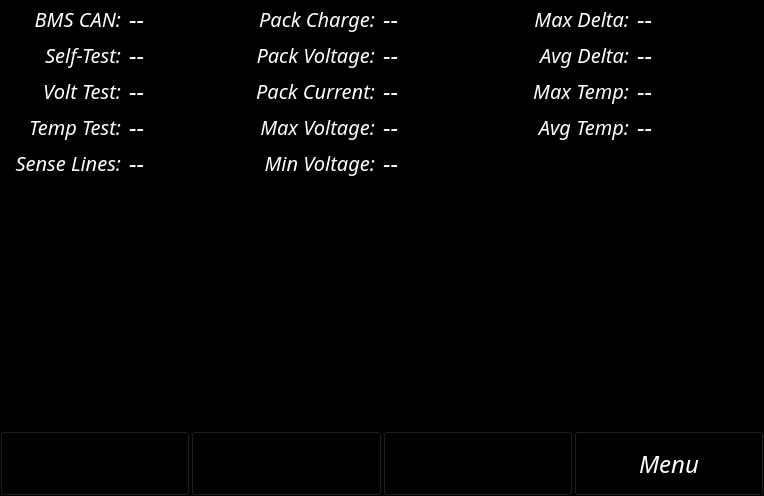
<?xml version="1.0" encoding="UTF-8"?>
<ui version="4.0">
 <class>ViewBms</class>
 <widget class="QWidget" name="ViewBms">
  <property name="geometry">
   <rect>
    <x>0</x>
    <y>0</y>
    <width>764</width>
    <height>496</height>
   </rect>
  </property>
  <property name="sizePolicy">
   <sizepolicy hsizetype="Ignored" vsizetype="Preferred">
    <horstretch>0</horstretch>
    <verstretch>0</verstretch>
   </sizepolicy>
  </property>
  <property name="palette">
   <palette>
    <active>
     <colorrole role="WindowText">
      <brush brushstyle="SolidPattern">
       <color alpha="255">
        <red>255</red>
        <green>255</green>
        <blue>255</blue>
       </color>
      </brush>
     </colorrole>
     <colorrole role="Button">
      <brush brushstyle="SolidPattern">
       <color alpha="255">
        <red>0</red>
        <green>0</green>
        <blue>0</blue>
       </color>
      </brush>
     </colorrole>
     <colorrole role="Light">
      <brush brushstyle="SolidPattern">
       <color alpha="255">
        <red>0</red>
        <green>0</green>
        <blue>0</blue>
       </color>
      </brush>
     </colorrole>
     <colorrole role="Midlight">
      <brush brushstyle="SolidPattern">
       <color alpha="255">
        <red>0</red>
        <green>0</green>
        <blue>0</blue>
       </color>
      </brush>
     </colorrole>
     <colorrole role="Dark">
      <brush brushstyle="SolidPattern">
       <color alpha="255">
        <red>0</red>
        <green>0</green>
        <blue>0</blue>
       </color>
      </brush>
     </colorrole>
     <colorrole role="Mid">
      <brush brushstyle="SolidPattern">
       <color alpha="255">
        <red>0</red>
        <green>0</green>
        <blue>0</blue>
       </color>
      </brush>
     </colorrole>
     <colorrole role="Text">
      <brush brushstyle="SolidPattern">
       <color alpha="255">
        <red>255</red>
        <green>255</green>
        <blue>255</blue>
       </color>
      </brush>
     </colorrole>
     <colorrole role="BrightText">
      <brush brushstyle="SolidPattern">
       <color alpha="255">
        <red>255</red>
        <green>255</green>
        <blue>255</blue>
       </color>
      </brush>
     </colorrole>
     <colorrole role="ButtonText">
      <brush brushstyle="SolidPattern">
       <color alpha="255">
        <red>255</red>
        <green>255</green>
        <blue>255</blue>
       </color>
      </brush>
     </colorrole>
     <colorrole role="Base">
      <brush brushstyle="SolidPattern">
       <color alpha="255">
        <red>0</red>
        <green>0</green>
        <blue>0</blue>
       </color>
      </brush>
     </colorrole>
     <colorrole role="Window">
      <brush brushstyle="SolidPattern">
       <color alpha="255">
        <red>0</red>
        <green>0</green>
        <blue>0</blue>
       </color>
      </brush>
     </colorrole>
     <colorrole role="Shadow">
      <brush brushstyle="SolidPattern">
       <color alpha="255">
        <red>0</red>
        <green>0</green>
        <blue>0</blue>
       </color>
      </brush>
     </colorrole>
     <colorrole role="AlternateBase">
      <brush brushstyle="SolidPattern">
       <color alpha="255">
        <red>0</red>
        <green>0</green>
        <blue>0</blue>
       </color>
      </brush>
     </colorrole>
     <colorrole role="ToolTipBase">
      <brush brushstyle="SolidPattern">
       <color alpha="255">
        <red>255</red>
        <green>255</green>
        <blue>220</blue>
       </color>
      </brush>
     </colorrole>
     <colorrole role="ToolTipText">
      <brush brushstyle="SolidPattern">
       <color alpha="255">
        <red>0</red>
        <green>0</green>
        <blue>0</blue>
       </color>
      </brush>
     </colorrole>
     <colorrole role="PlaceholderText">
      <brush brushstyle="SolidPattern">
       <color alpha="128">
        <red>255</red>
        <green>255</green>
        <blue>255</blue>
       </color>
      </brush>
     </colorrole>
    </active>
    <inactive>
     <colorrole role="WindowText">
      <brush brushstyle="SolidPattern">
       <color alpha="255">
        <red>255</red>
        <green>255</green>
        <blue>255</blue>
       </color>
      </brush>
     </colorrole>
     <colorrole role="Button">
      <brush brushstyle="SolidPattern">
       <color alpha="255">
        <red>0</red>
        <green>0</green>
        <blue>0</blue>
       </color>
      </brush>
     </colorrole>
     <colorrole role="Light">
      <brush brushstyle="SolidPattern">
       <color alpha="255">
        <red>0</red>
        <green>0</green>
        <blue>0</blue>
       </color>
      </brush>
     </colorrole>
     <colorrole role="Midlight">
      <brush brushstyle="SolidPattern">
       <color alpha="255">
        <red>0</red>
        <green>0</green>
        <blue>0</blue>
       </color>
      </brush>
     </colorrole>
     <colorrole role="Dark">
      <brush brushstyle="SolidPattern">
       <color alpha="255">
        <red>0</red>
        <green>0</green>
        <blue>0</blue>
       </color>
      </brush>
     </colorrole>
     <colorrole role="Mid">
      <brush brushstyle="SolidPattern">
       <color alpha="255">
        <red>0</red>
        <green>0</green>
        <blue>0</blue>
       </color>
      </brush>
     </colorrole>
     <colorrole role="Text">
      <brush brushstyle="SolidPattern">
       <color alpha="255">
        <red>255</red>
        <green>255</green>
        <blue>255</blue>
       </color>
      </brush>
     </colorrole>
     <colorrole role="BrightText">
      <brush brushstyle="SolidPattern">
       <color alpha="255">
        <red>255</red>
        <green>255</green>
        <blue>255</blue>
       </color>
      </brush>
     </colorrole>
     <colorrole role="ButtonText">
      <brush brushstyle="SolidPattern">
       <color alpha="255">
        <red>255</red>
        <green>255</green>
        <blue>255</blue>
       </color>
      </brush>
     </colorrole>
     <colorrole role="Base">
      <brush brushstyle="SolidPattern">
       <color alpha="255">
        <red>0</red>
        <green>0</green>
        <blue>0</blue>
       </color>
      </brush>
     </colorrole>
     <colorrole role="Window">
      <brush brushstyle="SolidPattern">
       <color alpha="255">
        <red>0</red>
        <green>0</green>
        <blue>0</blue>
       </color>
      </brush>
     </colorrole>
     <colorrole role="Shadow">
      <brush brushstyle="SolidPattern">
       <color alpha="255">
        <red>0</red>
        <green>0</green>
        <blue>0</blue>
       </color>
      </brush>
     </colorrole>
     <colorrole role="AlternateBase">
      <brush brushstyle="SolidPattern">
       <color alpha="255">
        <red>0</red>
        <green>0</green>
        <blue>0</blue>
       </color>
      </brush>
     </colorrole>
     <colorrole role="ToolTipBase">
      <brush brushstyle="SolidPattern">
       <color alpha="255">
        <red>255</red>
        <green>255</green>
        <blue>220</blue>
       </color>
      </brush>
     </colorrole>
     <colorrole role="ToolTipText">
      <brush brushstyle="SolidPattern">
       <color alpha="255">
        <red>0</red>
        <green>0</green>
        <blue>0</blue>
       </color>
      </brush>
     </colorrole>
     <colorrole role="PlaceholderText">
      <brush brushstyle="SolidPattern">
       <color alpha="128">
        <red>255</red>
        <green>255</green>
        <blue>255</blue>
       </color>
      </brush>
     </colorrole>
    </inactive>
    <disabled>
     <colorrole role="WindowText">
      <brush brushstyle="SolidPattern">
       <color alpha="255">
        <red>0</red>
        <green>0</green>
        <blue>0</blue>
       </color>
      </brush>
     </colorrole>
     <colorrole role="Button">
      <brush brushstyle="SolidPattern">
       <color alpha="255">
        <red>0</red>
        <green>0</green>
        <blue>0</blue>
       </color>
      </brush>
     </colorrole>
     <colorrole role="Light">
      <brush brushstyle="SolidPattern">
       <color alpha="255">
        <red>0</red>
        <green>0</green>
        <blue>0</blue>
       </color>
      </brush>
     </colorrole>
     <colorrole role="Midlight">
      <brush brushstyle="SolidPattern">
       <color alpha="255">
        <red>0</red>
        <green>0</green>
        <blue>0</blue>
       </color>
      </brush>
     </colorrole>
     <colorrole role="Dark">
      <brush brushstyle="SolidPattern">
       <color alpha="255">
        <red>0</red>
        <green>0</green>
        <blue>0</blue>
       </color>
      </brush>
     </colorrole>
     <colorrole role="Mid">
      <brush brushstyle="SolidPattern">
       <color alpha="255">
        <red>0</red>
        <green>0</green>
        <blue>0</blue>
       </color>
      </brush>
     </colorrole>
     <colorrole role="Text">
      <brush brushstyle="SolidPattern">
       <color alpha="255">
        <red>0</red>
        <green>0</green>
        <blue>0</blue>
       </color>
      </brush>
     </colorrole>
     <colorrole role="BrightText">
      <brush brushstyle="SolidPattern">
       <color alpha="255">
        <red>255</red>
        <green>255</green>
        <blue>255</blue>
       </color>
      </brush>
     </colorrole>
     <colorrole role="ButtonText">
      <brush brushstyle="SolidPattern">
       <color alpha="255">
        <red>0</red>
        <green>0</green>
        <blue>0</blue>
       </color>
      </brush>
     </colorrole>
     <colorrole role="Base">
      <brush brushstyle="SolidPattern">
       <color alpha="255">
        <red>0</red>
        <green>0</green>
        <blue>0</blue>
       </color>
      </brush>
     </colorrole>
     <colorrole role="Window">
      <brush brushstyle="SolidPattern">
       <color alpha="255">
        <red>0</red>
        <green>0</green>
        <blue>0</blue>
       </color>
      </brush>
     </colorrole>
     <colorrole role="Shadow">
      <brush brushstyle="SolidPattern">
       <color alpha="255">
        <red>0</red>
        <green>0</green>
        <blue>0</blue>
       </color>
      </brush>
     </colorrole>
     <colorrole role="AlternateBase">
      <brush brushstyle="SolidPattern">
       <color alpha="255">
        <red>0</red>
        <green>0</green>
        <blue>0</blue>
       </color>
      </brush>
     </colorrole>
     <colorrole role="ToolTipBase">
      <brush brushstyle="SolidPattern">
       <color alpha="255">
        <red>255</red>
        <green>255</green>
        <blue>220</blue>
       </color>
      </brush>
     </colorrole>
     <colorrole role="ToolTipText">
      <brush brushstyle="SolidPattern">
       <color alpha="255">
        <red>0</red>
        <green>0</green>
        <blue>0</blue>
       </color>
      </brush>
     </colorrole>
     <colorrole role="PlaceholderText">
      <brush brushstyle="SolidPattern">
       <color alpha="128">
        <red>255</red>
        <green>255</green>
        <blue>255</blue>
       </color>
      </brush>
     </colorrole>
    </disabled>
   </palette>
  </property>
  <property name="font">
   <font>
    <family>ExcludedItalic</family>
    <pointsize>18</pointsize>
    <italic>true</italic>
   </font>
  </property>
  <property name="windowTitle">
   <string>MainWindow</string>
  </property>
  <layout class="QGridLayout" name="gridLayout">
   <property name="leftMargin">
    <number>0</number>
   </property>
   <property name="topMargin">
    <number>0</number>
   </property>
   <property name="rightMargin">
    <number>0</number>
   </property>
   <property name="bottomMargin">
    <number>0</number>
   </property>
   <item row="0" column="0">
    <widget class="QWidget" name="frameStatPanel" native="true">
     <layout class="QGridLayout" name="gridLayout_4">
      <property name="leftMargin">
       <number>2</number>
      </property>
      <property name="topMargin">
       <number>2</number>
      </property>
      <property name="rightMargin">
       <number>2</number>
      </property>
      <property name="bottomMargin">
       <number>2</number>
      </property>
      <property name="spacing">
       <number>2</number>
      </property>
      <item row="5" column="2">
       <widget class="QLabel" name="labelMaxVoltage">
        <property name="font">
         <font>
          <family>ExcludedItalic</family>
          <pointsize>15</pointsize>
          <italic>true</italic>
         </font>
        </property>
        <property name="text">
         <string>Max Voltage:</string>
        </property>
        <property name="alignment">
         <set>Qt::AlignRight|Qt::AlignTrailing|Qt::AlignVCenter</set>
        </property>
        <property name="indent">
         <number>6</number>
        </property>
       </widget>
      </item>
      <item row="6" column="1">
       <widget class="QLabel" name="statSenseLineTest">
        <property name="text">
         <string>--</string>
        </property>
       </widget>
      </item>
      <item row="6" column="3">
       <widget class="QLabel" name="statMinVoltage">
        <property name="text">
         <string>--</string>
        </property>
       </widget>
      </item>
      <item row="1" column="3">
       <widget class="QLabel" name="statPackCharge">
        <property name="text">
         <string>--</string>
        </property>
       </widget>
      </item>
      <item row="2" column="1">
       <widget class="QLabel" name="statSelfTest">
        <property name="text">
         <string>--</string>
        </property>
       </widget>
      </item>
      <item row="6" column="0">
       <widget class="QLabel" name="labelSenseLineTest">
        <property name="font">
         <font>
          <family>ExcludedItalic</family>
          <pointsize>15</pointsize>
          <italic>true</italic>
         </font>
        </property>
        <property name="text">
         <string>Sense Lines:</string>
        </property>
        <property name="alignment">
         <set>Qt::AlignRight|Qt::AlignTrailing|Qt::AlignVCenter</set>
        </property>
        <property name="indent">
         <number>6</number>
        </property>
       </widget>
      </item>
      <item row="1" column="0">
       <widget class="QLabel" name="labelBmsCan">
        <property name="font">
         <font>
          <family>ExcludedItalic</family>
          <pointsize>15</pointsize>
          <italic>true</italic>
         </font>
        </property>
        <property name="text">
         <string>BMS CAN:</string>
        </property>
        <property name="alignment">
         <set>Qt::AlignRight|Qt::AlignTrailing|Qt::AlignVCenter</set>
        </property>
        <property name="indent">
         <number>6</number>
        </property>
       </widget>
      </item>
      <item row="5" column="1">
       <widget class="QLabel" name="statTempTest">
        <property name="text">
         <string>--</string>
        </property>
       </widget>
      </item>
      <item row="4" column="3">
       <widget class="QLabel" name="statPackCurrent">
        <property name="text">
         <string>--</string>
        </property>
       </widget>
      </item>
      <item row="1" column="1">
       <widget class="QLabel" name="statBmsCan">
        <property name="text">
         <string>--</string>
        </property>
       </widget>
      </item>
      <item row="1" column="2">
       <widget class="QLabel" name="labelPackCharge">
        <property name="font">
         <font>
          <family>ExcludedItalic</family>
          <pointsize>15</pointsize>
          <italic>true</italic>
         </font>
        </property>
        <property name="text">
         <string>Pack Charge:</string>
        </property>
        <property name="alignment">
         <set>Qt::AlignRight|Qt::AlignTrailing|Qt::AlignVCenter</set>
        </property>
        <property name="indent">
         <number>6</number>
        </property>
       </widget>
      </item>
      <item row="4" column="5">
       <widget class="QLabel" name="statMaxTemp">
        <property name="text">
         <string>--</string>
        </property>
       </widget>
      </item>
      <item row="1" column="5">
       <widget class="QLabel" name="statMaxDelta">
        <property name="text">
         <string>--</string>
        </property>
       </widget>
      </item>
      <item row="4" column="1">
       <widget class="QLabel" name="statVoltTest">
        <property name="text">
         <string>--</string>
        </property>
       </widget>
      </item>
      <item row="5" column="3">
       <widget class="QLabel" name="statMaxVoltage">
        <property name="text">
         <string>--</string>
        </property>
       </widget>
      </item>
      <item row="6" column="2">
       <widget class="QLabel" name="labelMinVoltage">
        <property name="font">
         <font>
          <family>ExcludedItalic</family>
          <pointsize>15</pointsize>
          <italic>true</italic>
         </font>
        </property>
        <property name="text">
         <string>Min Voltage:</string>
        </property>
        <property name="alignment">
         <set>Qt::AlignRight|Qt::AlignTrailing|Qt::AlignVCenter</set>
        </property>
        <property name="indent">
         <number>6</number>
        </property>
       </widget>
      </item>
      <item row="4" column="0">
       <widget class="QLabel" name="labelVoltTest">
        <property name="font">
         <font>
          <family>ExcludedItalic</family>
          <pointsize>15</pointsize>
          <italic>true</italic>
         </font>
        </property>
        <property name="text">
         <string>Volt Test:</string>
        </property>
        <property name="alignment">
         <set>Qt::AlignRight|Qt::AlignTrailing|Qt::AlignVCenter</set>
        </property>
        <property name="indent">
         <number>6</number>
        </property>
       </widget>
      </item>
      <item row="2" column="3">
       <widget class="QLabel" name="statPackVoltage">
        <property name="text">
         <string>--</string>
        </property>
       </widget>
      </item>
      <item row="5" column="0">
       <widget class="QLabel" name="labelTempTest">
        <property name="font">
         <font>
          <family>ExcludedItalic</family>
          <pointsize>15</pointsize>
          <italic>true</italic>
         </font>
        </property>
        <property name="text">
         <string>Temp Test:</string>
        </property>
        <property name="alignment">
         <set>Qt::AlignRight|Qt::AlignTrailing|Qt::AlignVCenter</set>
        </property>
        <property name="indent">
         <number>6</number>
        </property>
       </widget>
      </item>
      <item row="2" column="5">
       <widget class="QLabel" name="statAvgDelta">
        <property name="text">
         <string>--</string>
        </property>
       </widget>
      </item>
      <item row="5" column="5">
       <widget class="QLabel" name="statAvgTemp">
        <property name="text">
         <string>--</string>
        </property>
       </widget>
      </item>
      <item row="2" column="2">
       <widget class="QLabel" name="labelPackVoltage">
        <property name="font">
         <font>
          <family>ExcludedItalic</family>
          <pointsize>15</pointsize>
          <italic>true</italic>
         </font>
        </property>
        <property name="text">
         <string>Pack Voltage:</string>
        </property>
        <property name="alignment">
         <set>Qt::AlignRight|Qt::AlignTrailing|Qt::AlignVCenter</set>
        </property>
        <property name="indent">
         <number>6</number>
        </property>
       </widget>
      </item>
      <item row="2" column="0">
       <widget class="QLabel" name="labelSelfTest">
        <property name="font">
         <font>
          <family>ExcludedItalic</family>
          <pointsize>15</pointsize>
          <italic>true</italic>
         </font>
        </property>
        <property name="text">
         <string>Self-Test:</string>
        </property>
        <property name="alignment">
         <set>Qt::AlignRight|Qt::AlignTrailing|Qt::AlignVCenter</set>
        </property>
        <property name="indent">
         <number>6</number>
        </property>
       </widget>
      </item>
      <item row="4" column="2">
       <widget class="QLabel" name="labelPackCurrent">
        <property name="font">
         <font>
          <family>ExcludedItalic</family>
          <pointsize>15</pointsize>
          <italic>true</italic>
         </font>
        </property>
        <property name="text">
         <string>Pack Current:</string>
        </property>
        <property name="alignment">
         <set>Qt::AlignRight|Qt::AlignTrailing|Qt::AlignVCenter</set>
        </property>
        <property name="indent">
         <number>6</number>
        </property>
       </widget>
      </item>
      <item row="1" column="4">
       <widget class="QLabel" name="labelMaxDelta">
        <property name="font">
         <font>
          <family>ExcludedItalic</family>
          <pointsize>15</pointsize>
          <italic>true</italic>
         </font>
        </property>
        <property name="text">
         <string>Max Delta:</string>
        </property>
        <property name="alignment">
         <set>Qt::AlignRight|Qt::AlignTrailing|Qt::AlignVCenter</set>
        </property>
        <property name="indent">
         <number>6</number>
        </property>
       </widget>
      </item>
      <item row="2" column="4">
       <widget class="QLabel" name="labelAvgDelta">
        <property name="font">
         <font>
          <family>ExcludedItalic</family>
          <pointsize>15</pointsize>
          <italic>true</italic>
         </font>
        </property>
        <property name="text">
         <string>Avg Delta:</string>
        </property>
        <property name="alignment">
         <set>Qt::AlignRight|Qt::AlignTrailing|Qt::AlignVCenter</set>
        </property>
        <property name="indent">
         <number>6</number>
        </property>
       </widget>
      </item>
      <item row="4" column="4">
       <widget class="QLabel" name="labelMaxTemp">
        <property name="font">
         <font>
          <family>ExcludedItalic</family>
          <pointsize>15</pointsize>
          <italic>true</italic>
         </font>
        </property>
        <property name="text">
         <string>Max Temp:</string>
        </property>
        <property name="alignment">
         <set>Qt::AlignRight|Qt::AlignTrailing|Qt::AlignVCenter</set>
        </property>
        <property name="indent">
         <number>6</number>
        </property>
       </widget>
      </item>
      <item row="5" column="4">
       <widget class="QLabel" name="labelAvgTemp">
        <property name="font">
         <font>
          <family>ExcludedItalic</family>
          <pointsize>15</pointsize>
          <italic>true</italic>
         </font>
        </property>
        <property name="text">
         <string>Avg Temp:</string>
        </property>
        <property name="alignment">
         <set>Qt::AlignRight|Qt::AlignTrailing|Qt::AlignVCenter</set>
        </property>
        <property name="indent">
         <number>6</number>
        </property>
       </widget>
      </item>
     </layout>
    </widget>
   </item>
   <item row="3" column="0">
    <widget class="QWidget" name="frameButtons" native="true">
     <property name="sizePolicy">
      <sizepolicy hsizetype="Preferred" vsizetype="Ignored">
       <horstretch>0</horstretch>
       <verstretch>0</verstretch>
      </sizepolicy>
     </property>
     <property name="minimumSize">
      <size>
       <width>0</width>
       <height>65</height>
      </size>
     </property>
     <property name="maximumSize">
      <size>
       <width>16777215</width>
       <height>65</height>
      </size>
     </property>
     <layout class="QHBoxLayout" name="horizontalLayout">
      <property name="spacing">
       <number>1</number>
      </property>
      <property name="leftMargin">
       <number>0</number>
      </property>
      <property name="topMargin">
       <number>0</number>
      </property>
      <property name="rightMargin">
       <number>0</number>
      </property>
      <property name="bottomMargin">
       <number>0</number>
      </property>
      <item>
       <widget class="QPushButton" name="button1">
        <property name="sizePolicy">
         <sizepolicy hsizetype="Minimum" vsizetype="Expanding">
          <horstretch>0</horstretch>
          <verstretch>0</verstretch>
         </sizepolicy>
        </property>
        <property name="maximumSize">
         <size>
          <width>16777215</width>
          <height>16777215</height>
         </size>
        </property>
        <property name="text">
         <string/>
        </property>
       </widget>
      </item>
      <item>
       <widget class="QPushButton" name="button2">
        <property name="sizePolicy">
         <sizepolicy hsizetype="Minimum" vsizetype="Expanding">
          <horstretch>0</horstretch>
          <verstretch>0</verstretch>
         </sizepolicy>
        </property>
        <property name="maximumSize">
         <size>
          <width>16777215</width>
          <height>16777215</height>
         </size>
        </property>
        <property name="text">
         <string/>
        </property>
       </widget>
      </item>
      <item>
       <widget class="QPushButton" name="button3">
        <property name="sizePolicy">
         <sizepolicy hsizetype="Minimum" vsizetype="Expanding">
          <horstretch>0</horstretch>
          <verstretch>0</verstretch>
         </sizepolicy>
        </property>
        <property name="maximumSize">
         <size>
          <width>16777215</width>
          <height>16777215</height>
         </size>
        </property>
        <property name="text">
         <string/>
        </property>
       </widget>
      </item>
      <item>
       <widget class="QPushButton" name="buttonMenu">
        <property name="sizePolicy">
         <sizepolicy hsizetype="Minimum" vsizetype="Expanding">
          <horstretch>0</horstretch>
          <verstretch>0</verstretch>
         </sizepolicy>
        </property>
        <property name="maximumSize">
         <size>
          <width>16777215</width>
          <height>16777215</height>
         </size>
        </property>
        <property name="text">
         <string>Menu</string>
        </property>
       </widget>
      </item>
     </layout>
    </widget>
   </item>
   <item row="1" column="0">
    <widget class="QWidget" name="frameCenter" native="true">
     <property name="sizePolicy">
      <sizepolicy hsizetype="Preferred" vsizetype="Preferred">
       <horstretch>0</horstretch>
       <verstretch>0</verstretch>
      </sizepolicy>
     </property>
     <property name="font">
      <font>
       <family>Monospace</family>
       <pointsize>11</pointsize>
       <italic>false</italic>
      </font>
     </property>
    </widget>
   </item>
   <item row="2" column="0">
    <widget class="QLabel" name="spacer">
     <property name="sizePolicy">
      <sizepolicy hsizetype="Preferred" vsizetype="Preferred">
       <horstretch>0</horstretch>
       <verstretch>0</verstretch>
      </sizepolicy>
     </property>
     <property name="text">
      <string/>
     </property>
    </widget>
   </item>
  </layout>
 </widget>
 <resources/>
 <connections/>
</ui>
